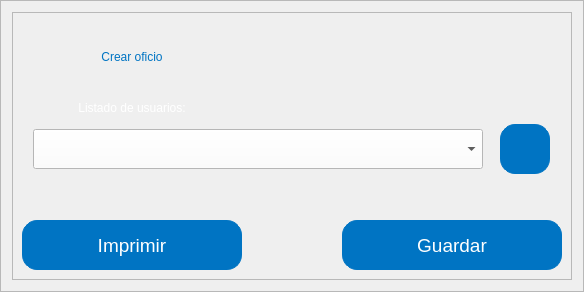
                  <widget class="QFrame" name="frame_2">
                   <property name="maximumSize">
                    <size>
                     <width>700</width>
                     <height>16777215</height>
                    </size>
                   </property>
                   <property name="sizeIncrement">
                    <size>
                     <width>700</width>
                     <height>0</height>
                    </size>
                   </property>
                   <property name="frameShape">
                    <enum>QFrame::StyledPanel</enum>
                   </property>
                   <property name="frameShadow">
                    <enum>QFrame::Raised</enum>
                   </property>
                   <layout class="QVBoxLayout" name="verticalLayout_4">
                    <item>
                     <widget class="QFrame" name="frame_botones">
                      <property name="minimumSize">
                       <size>
                        <width>560</width>
                        <height>0</height>
                       </size>
                      </property>
                      <property name="maximumSize">
                       <size>
                        <width>560</width>
                        <height>16777215</height>
                       </size>
                      </property>
                      <property name="frameShape">
                       <enum>QFrame::StyledPanel</enum>
                      </property>
                      <property name="frameShadow">
                       <enum>QFrame::Raised</enum>
                      </property>
                      <layout class="QVBoxLayout" name="verticalLayout_6">
                       <item>
                        <layout class="QVBoxLayout" name="verticalLayout_19">
                         <item>
                          <layout class="QVBoxLayout" name="verticalLayout_5">
                           <item>
                            <layout class="QVBoxLayout" name="verticalLayout_18">
                             <item>
                              <layout class="QHBoxLayout" name="horizontalLayout_19">
                               <item>
                                <widget class="QLabel" name="label_42">
                                 <property name="minimumSize">
                                  <size>
                                   <width>220</width>
                                   <height>70</height>
                                  </size>
                                 </property>
                                 <property name="maximumSize">
                                  <size>
                                   <width>220</width>
                                   <height>70</height>
                                  </size>
                                 </property>
                                 <property name="styleSheet">
                                  <string notr="true">
font: 75 26pt &quot;Segoe UI&quot;;

color: #0074c3;

</string>
                                 </property>
                                 <property name="text">
                                  <string>Crear oficio</string>
                                 </property>
                                 <property name="alignment">
                                  <set>Qt::AlignCenter</set>
                                 </property>
                                </widget>
                               </item>
                               <item>
                                <spacer name="horizontalSpacer_9">
                                 <property name="orientation">
                                  <enum>Qt::Horizontal</enum>
                                 </property>
                                 <property name="sizeHint" stdset="0">
                                  <size>
                                   <width>40</width>
                                   <height>20</height>
                                  </size>
                                 </property>
                                </spacer>
                               </item>
                              </layout>
                             </item>
                             <item>
                              <layout class="QHBoxLayout" name="horizontalLayout_20">
                               <item>
                                <widget class="QLabel" name="label_43">
                                 <property name="minimumSize">
                                  <size>
                                   <width>220</width>
                                   <height>0</height>
                                  </size>
                                 </property>
                                 <property name="maximumSize">
                                  <size>
                                   <width>220</width>
                                   <height>16777215</height>
                                  </size>
                                 </property>
                                 <property name="styleSheet">
                                  <string notr="true">font: 15pt &quot;Segoe UI&quot;;
color: rgb(255, 255, 255);</string>
                                 </property>
                                 <property name="text">
                                  <string>Listado de usuarios:</string>
                                 </property>
                                 <property name="alignment">
                                  <set>Qt::AlignCenter</set>
                                 </property>
                                </widget>
                               </item>
                               <item>
                                <spacer name="horizontalSpacer_8">
                                 <property name="orientation">
                                  <enum>Qt::Horizontal</enum>
                                 </property>
                                 <property name="sizeHint" stdset="0">
                                  <size>
                                   <width>40</width>
                                   <height>20</height>
                                  </size>
                                 </property>
                                </spacer>
                               </item>
                              </layout>
                             </item>
                            </layout>
                           </item>
                           <item>
                            <layout class="QHBoxLayout" name="horizontalLayout_21">
                             <item>
                              <widget class="QComboBox" name="combo_usuario_oficio">
                               <property name="enabled">
                                <bool>true</bool>
                               </property>
                               <property name="minimumSize">
                                <size>
                                 <width>450</width>
                                 <height>40</height>
                                </size>
                               </property>
                               <property name="maximumSize">
                                <size>
                                 <width>450</width>
                                 <height>16777215</height>
                                </size>
                               </property>
                               <property name="sizeIncrement">
                                <size>
                                 <width>0</width>
                                 <height>40</height>
                                </size>
                               </property>
                               <property name="styleSheet">
                                <string notr="true">color: rgb(0, 0, 0);
font: 15pt &quot;Segoe UI&quot;;
background-color: rgb(255, 255, 255);</string>
                               </property>
                               <property name="editable">
                                <bool>false</bool>
                               </property>
                               <property name="currentIndex">
                                <number>-1</number>
                               </property>
                              </widget>
                             </item>
                             <item>
                              <widget class="QPushButton" name="bt_buscar_oficio">
                               <property name="minimumSize">
                                <size>
                                 <width>50</width>
                                 <height>50</height>
                                </size>
                               </property>
                               <property name="maximumSize">
                                <size>
                                 <width>50</width>
                                 <height>50</height>
                                </size>
                               </property>
                               <property name="font">
                                <font>
                                 <family>Segoe UI</family>
                                 <pointsize>14</pointsize>
                                 <weight>50</weight>
                                 <italic>false</italic>
                                 <bold>false</bold>
                                </font>
                               </property>
                               <property name="cursor">
                                <cursorShape>PointingHandCursor</cursorShape>
                               </property>
                               <property name="styleSheet">
                                <string notr="true">QPushButton {
    background-color: #0074c3;  /* Color de fondo */
    color: rgb(255, 255, 255);
    border: 1px solid #0074c3;  /* Borde del botón */
    padding: 5px 10px;  /* Relleno interno */
    border-radius: 15px;  /* Bordes redondeados */
	font: 14pt &quot;Segoe UI&quot;;
}

QPushButton:hover{
  font: 14pt &quot;Segoe UI&quot;;
  background-color: #0063a5; 
}</string>
                               </property>
                               <property name="text">
                                <string/>
                               </property>
                               <property name="icon">
                                <iconset resource="../iconos/oficios.qrc">
                                 <normaloff>:/oficios/agregar (2).png</normaloff>:/oficios/agregar (2).png</iconset>
                               </property>
                               <property name="iconSize">
                                <size>
                                 <width>45</width>
                                 <height>45</height>
                                </size>
                               </property>
                              </widget>
                             </item>
                            </layout>
                           </item>
                          </layout>
                         </item>
                         <item>
                          <spacer name="verticalSpacer_2">
                           <property name="orientation">
                            <enum>Qt::Vertical</enum>
                           </property>
                           <property name="sizeHint" stdset="0">
                            <size>
                             <width>20</width>
                             <height>40</height>
                            </size>
                           </property>
                          </spacer>
                         </item>
                         <item>
                          <layout class="QHBoxLayout" name="horizontalLayout_4">
                           <item>
                            <widget class="QPushButton" name="bt_imprimir_oficio">
                             <property name="minimumSize">
                              <size>
                               <width>220</width>
                               <height>50</height>
                              </size>
                             </property>
                             <property name="maximumSize">
                              <size>
                               <width>220</width>
                               <height>50</height>
                              </size>
                             </property>
                             <property name="font">
                              <font>
                               <family>Segoe UI</family>
                               <pointsize>14</pointsize>
                               <weight>50</weight>
                               <italic>false</italic>
                               <bold>false</bold>
                              </font>
                             </property>
                             <property name="cursor">
                              <cursorShape>PointingHandCursor</cursorShape>
                             </property>
                             <property name="styleSheet">
                              <string notr="true">QPushButton {
    background-color: #0074c3;  /* Color de fondo */
    color: rgb(255, 255, 255);
    border: 1px solid #0074c3;  /* Borde del botón */
    padding: 5px 10px;  /* Relleno interno */
    border-radius: 15px;  /* Bordes redondeados */
	font: 14pt &quot;Segoe UI&quot;;
}

QPushButton:hover{
  font: 14pt &quot;Segoe UI&quot;;
  background-color: #0063a5; 
}</string>
                             </property>
                             <property name="text">
                              <string>Imprimir</string>
                             </property>
                             <property name="icon">
                              <iconset resource="../iconos/oficios.qrc">
                               <normaloff>:/oficios/impresora.png</normaloff>:/oficios/impresora.png</iconset>
                             </property>
                             <property name="iconSize">
                              <size>
                               <width>45</width>
                               <height>45</height>
                              </size>
                             </property>
                            </widget>
                           </item>
                           <item>
                            <spacer name="horizontalSpacer_6">
                             <property name="orientation">
                              <enum>Qt::Horizontal</enum>
                             </property>
                             <property name="sizeHint" stdset="0">
                              <size>
                               <width>40</width>
                               <height>20</height>
                              </size>
                             </property>
                            </spacer>
                           </item>
                           <item>
                            <widget class="QPushButton" name="bt_guardar_recibo">
                             <property name="minimumSize">
                              <size>
                               <width>220</width>
                               <height>50</height>
                              </size>
                             </property>
                             <property name="maximumSize">
                              <size>
                               <width>220</width>
                               <height>50</height>
                              </size>
                             </property>
                             <property name="font">
                              <font>
                               <family>Segoe UI</family>
                               <pointsize>14</pointsize>
                               <weight>50</weight>
                               <italic>false</italic>
                               <bold>false</bold>
                              </font>
                             </property>
                             <property name="cursor">
                              <cursorShape>PointingHandCursor</cursorShape>
                             </property>
                             <property name="styleSheet">
                              <string notr="true">QPushButton {
    background-color: #0074c3;  /* Color de fondo */
    color: rgb(255, 255, 255);
    border: 1px solid #0074c3;  /* Borde del botón */
    padding: 5px 10px;  /* Relleno interno */
    border-radius: 15px;  /* Bordes redondeados */
	font: 14pt &quot;Segoe UI&quot;;
}

QPushButton:hover{
  font: 14pt &quot;Segoe UI&quot;;
  background-color: #0063a5; 
}</string>
                             </property>
                             <property name="text">
                              <string>Guardar</string>
                             </property>
                             <property name="icon">
                              <iconset resource="../iconos/oficios.qrc">
                               <normaloff>:/oficios/computadora.png</normaloff>:/oficios/computadora.png</iconset>
                             </property>
                             <property name="iconSize">
                              <size>
                               <width>45</width>
                               <height>45</height>
                              </size>
                             </property>
                            </widget>
                           </item>
                          </layout>
                         </item>
                        </layout>
                       </item>
                      </layout>
                     </widget>
                    </item>
                   </layout>
                  </widget>
